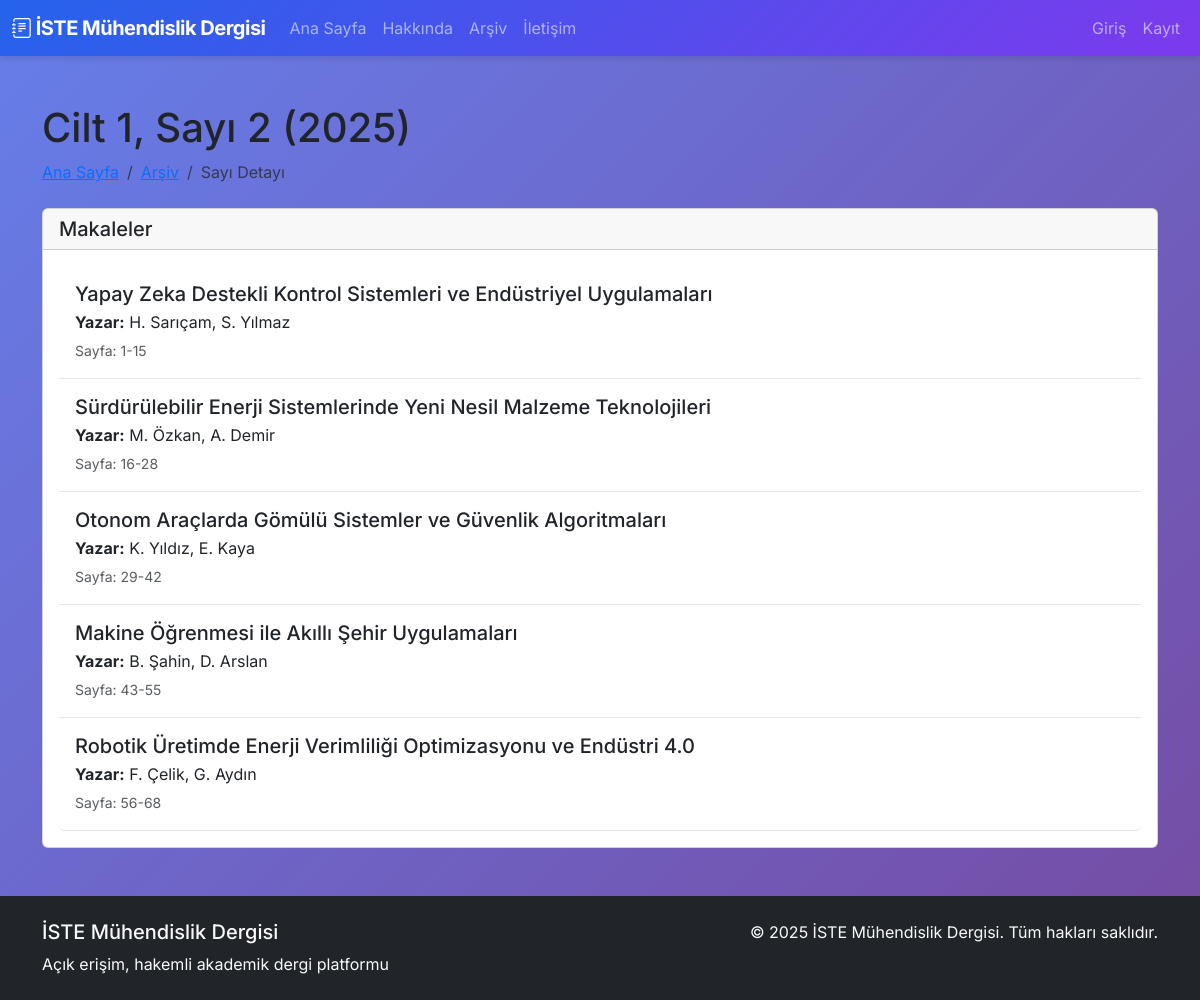
The app's page /issue/1/2/2025 with its own data.
### tables this page shows
CREATE TABLE articles (
                id TEXT PRIMARY KEY,
                title TEXT NOT NULL,
                author TEXT NOT NULL,
                authors TEXT,
                pages TEXT,
                status TEXT NOT NULL,
                volume TEXT,
                issue TEXT,
                year TEXT,
                editor TEXT,
                field_editor TEXT,
                reviewers TEXT,
                decisions TEXT,
                scheduled INTEGER DEFAULT 0,
                created_at TIMESTAMP DEFAULT CURRENT_TIMESTAMP,
                updated_at TIMESTAMP DEFAULT CURRENT_TIMESTAMP
            , file_path TEXT, field_editor_recommendation TEXT);

### app.py (the view)
@app.route('/issue/<volume>/<issue>/<year>')
def issue_detail(volume, issue, year):
    articles = db.get_articles_by_volume_issue(volume, issue, year)
    return render_template('issue_detail.html',
                         volume=volume, issue=issue, year=year,
                         articles=articles)

### Dergi_Yonetim_Sistemi/database.py (called while the page is built)
    def get_connection(self):
        conn = sqlite3.connect(self.db_name)
        conn.row_factory = sqlite3.Row  # Sözlük benzeri erişim için
        return conn

    def get_articles_by_volume_issue(self, volume: str, issue: str, year: str) -> List[Dict]:
        conn = self.get_connection()
        cursor = conn.cursor()
        cursor.execute("""
            SELECT * FROM articles
            WHERE volume = ? AND issue = ? AND year = ?
            ORDER BY pages ASC
        """, (volume, issue, year))
        rows = cursor.fetchall()
        conn.close()
        articles = []
        for row in rows:
            articles.append(self._row_to_article_dict(row))
        return articles

### templates/issue_detail.html
{% extends "base.html" %}
{% block content %}
<div class="container my-5">
    <div class="mb-4">
        <h1>Cilt {{ volume }}, Sayı {{ issue }} ({{ year }})</h1>
        <nav aria-label="breadcrumb">
            <ol class="breadcrumb">
                <li class="breadcrumb-item"><a href="{{ url_for('home') }}">Ana Sayfa</a></li>
                <li class="breadcrumb-item"><a href="{{ url_for('archive') }}">Arşiv</a></li>
                <li class="breadcrumb-item active">Sayı Detayı</li>
            </ol>
        </nav>
    </div>
    {% if articles %}
    <div class="card">
        <div class="card-header">
            <h5 class="mb-0">Makaleler</h5>
        </div>
        <div class="card-body">
            <div class="list-group">
                {% for article in articles %}
                <div class="list-group-item">
                    <h5 class="mb-1">{{ article.title }}</h5>
                    <p class="mb-1">
                        <strong>Yazar:</strong> {{ article.authors or article.author }}
                    </p>
                    {% if article.pages %}
                    <small class="text-muted">Sayfa: {{ article.pages }}</small>
                    {% endif %}
                </div>
                {% endfor %}
            </div>
        </div>
    </div>
    {% else %}
    <div class="alert alert-info">
        <i class="bi bi-info-circle"></i> Bu sayıda henüz makale bulunmamaktadır.
    </div>
    {% endif %}
</div>
{% endblock %}

### static/css/style.css (style rules this page uses)
:root { --primary-color: #2563eb; --secondary-color: #7c3aed; --success-color: #10b981; --warning-color: #f59e0b; --danger-color: #ef4444; --info-color: #06b6d4; --dark-color: #1f2937; --light-bg: #f8fafc; --border-color: #e5e7eb; --shadow-sm: 0 1px 2px 0 rgba(0, 0, 0, 0.05); --shadow-md: 0 4px 6px -1px rgba(0, 0, 0, 0.1); --shadow-lg: 0 10px 15px -3px rgba(0, 0, 0, 0.1); }
body { font-family: 'Inter', 'Segoe UI', Tahoma, Geneva, Verdana, sans-serif; background: linear-gradient(135deg, #667eea 0%, #764ba2 100%); min-height: 100vh; }
.list-group-item { border: none; border-bottom: 1px solid var(--border-color); padding: 1rem; transition: all 0.2s ease; }
.card { animation: fadeIn 0.5s ease; }
.card { transition: all 0.3s cubic-bezier(0.4, 0, 0.2, 1); }

### records on screen
articles: title "Yapay Zeka Destekli Kontrol Sistemleri ve Endüstriyel Uygulamaları", authors "H. Sarıçam, S. Yılmaz", pages "1-15"
articles: title "Sürdürülebilir Enerji Sistemlerinde Yeni Nesil Malzeme Teknolojileri", authors "M. Özkan, A. Demir", pages "16-28"
articles: title "Otonom Araçlarda Gömülü Sistemler ve Güvenlik Algoritmaları", authors "K. Yıldız, E. Kaya", pages "29-42"
articles: title "Makine Öğrenmesi ile Akıllı Şehir Uygulamaları", authors "B. Şahin, D. Arslan", pages "43-55"
articles: title "Robotik Üretimde Enerji Verimliliği Optimizasyonu ve Endüstri 4.0", authors "F. Çelik, G. Aydın", pages "56-68"

### other values on screen
{{ volume }} "1"
{{ issue }} "2"
{{ year }} "2025"
